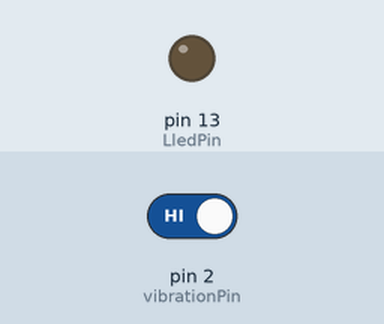
The sketch below on a simulated Arduino Uno, built with avr-gcc and run on an emulated ATmega328P. Parts: output pins drawn as LEDs (lit = HIGH). Inputs (shaded band) come from the test bench; at power-on: pin 2 (vibrationPin) HIGH.

Above: at 1.2 s.
1.3 s: pin 2 (vibrationPin) driven LOW
At 2.5 s:
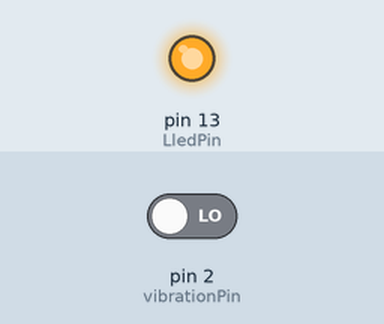
2.8 s: pin 2 (vibrationPin) driven HIGH
At 3.6 s:
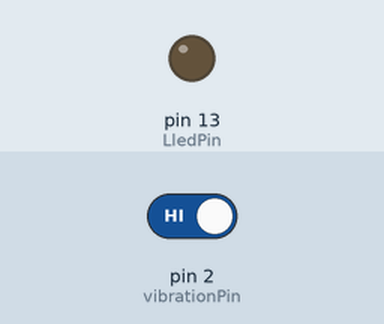
Timing chart, 0 to 5.8 s (numbered marks = the images above; inputs shaded):
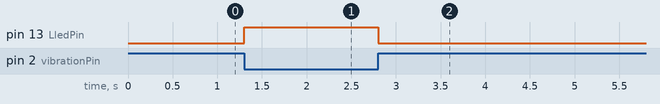

The sketch:

_05_VibrationSensorModule.ino
```cpp
/***********************************************************
File name: _05_VibrationSensorModule.ino
Description: Observed the status LED lights when the shock sensor is shaking.
Website: www.adeept.com
E-mail: support@adeept.com
Author: Tom
Date: 2016/06/12
***********************************************************/
int vibrationPin = 2;  //Set the digital 2 to button module interface
int LledPin = 13;      //Set the digital 13 to L LED(on the UNO board) interface
int state = 0;         // Defined output status LED Interface
void setup()
{
  pinMode(LledPin, OUTPUT);       //Set digital 13 port mode, the OUTPUT for the output
  pinMode(vibrationPin, INPUT);   //Set digital 2 port mode, the INPUT for the input
}
void loop()
{
  state = digitalRead(vibrationPin);//read the vibration sensor module status
  if(state == LOW){
      digitalWrite(LledPin, HIGH);  //Output control status LED, ON
    }else{
      digitalWrite(LledPin, LOW);   //Output control status LED, OFF
    }
}
```

Measured:
- after the input at 1.3 s, pin 13 (LledPin): LOW → HIGH at once
- after the input at 2.8 s, pin 13 (LledPin): HIGH → LOW at once
